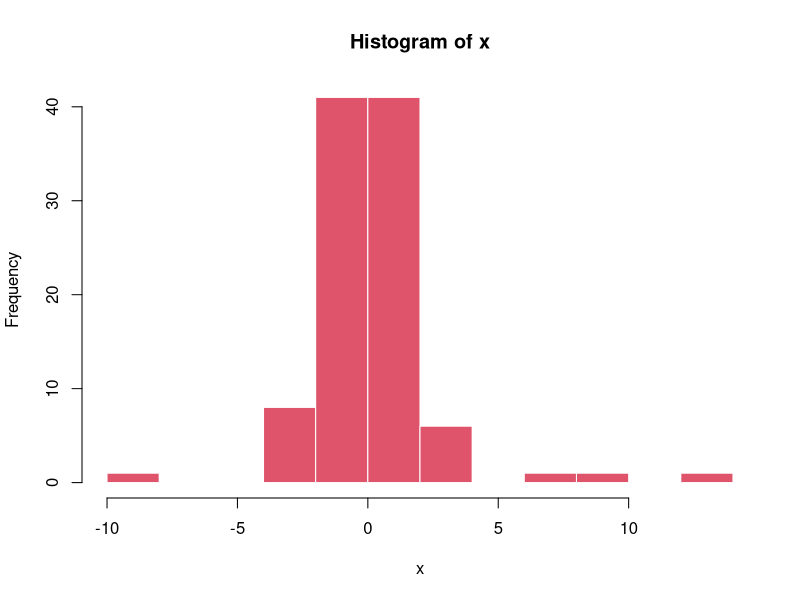
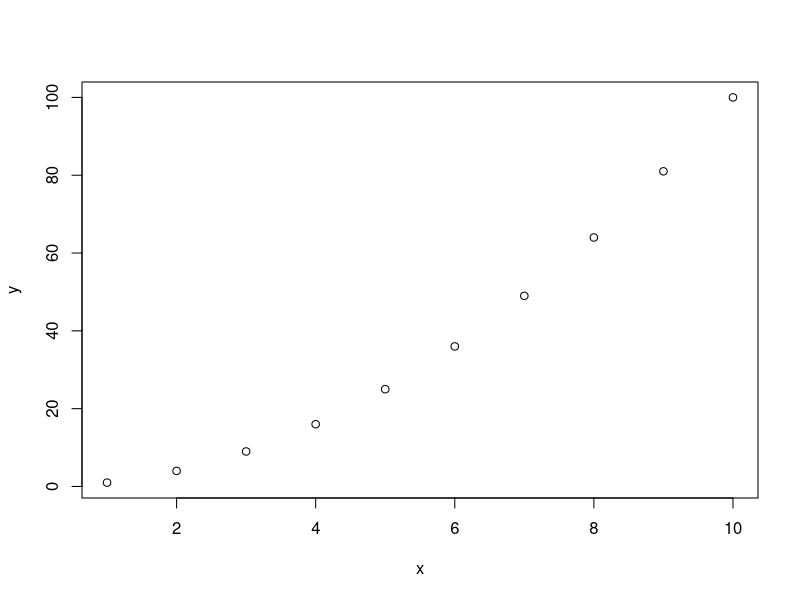
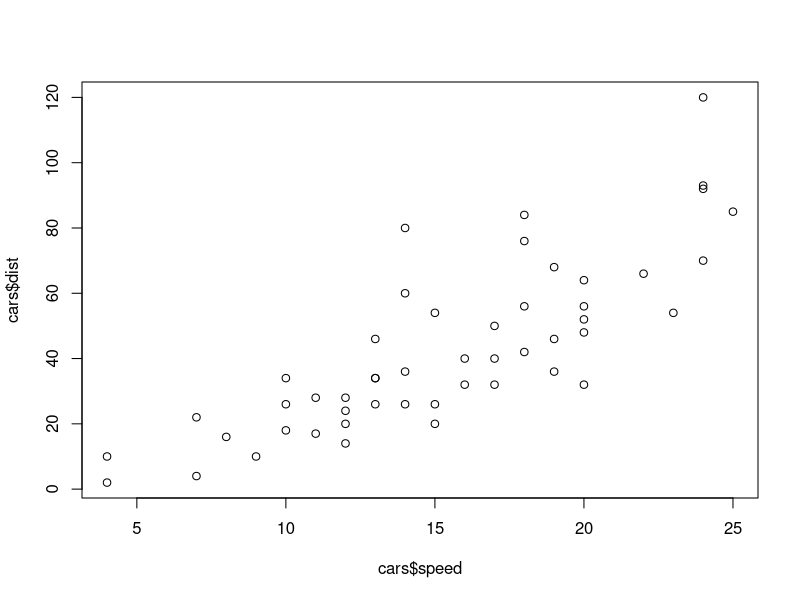
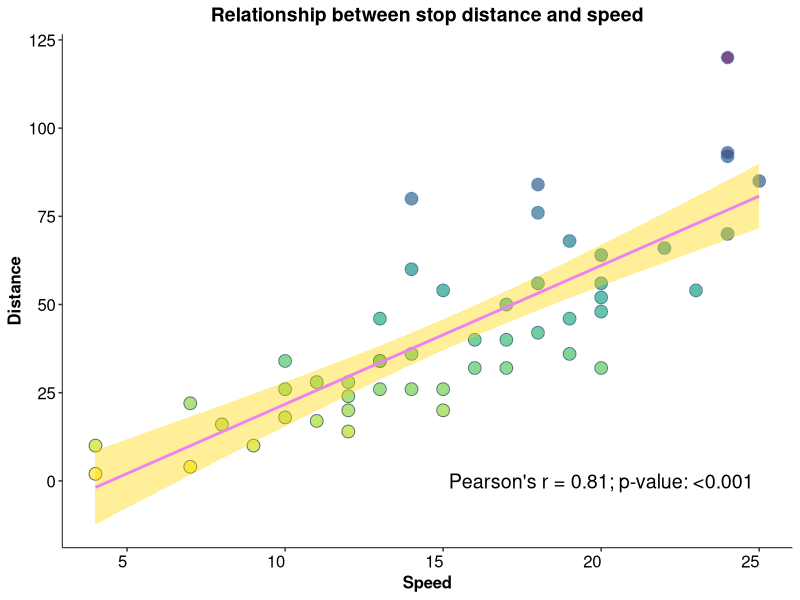
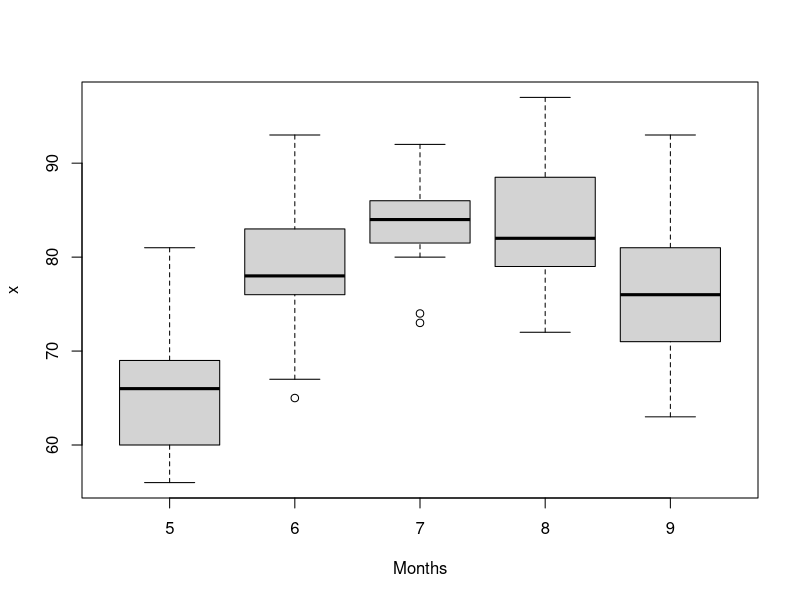
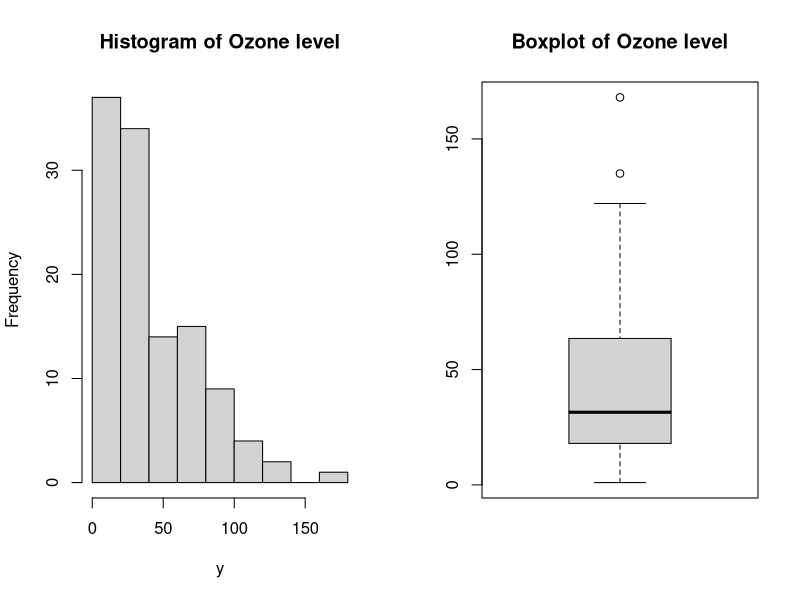
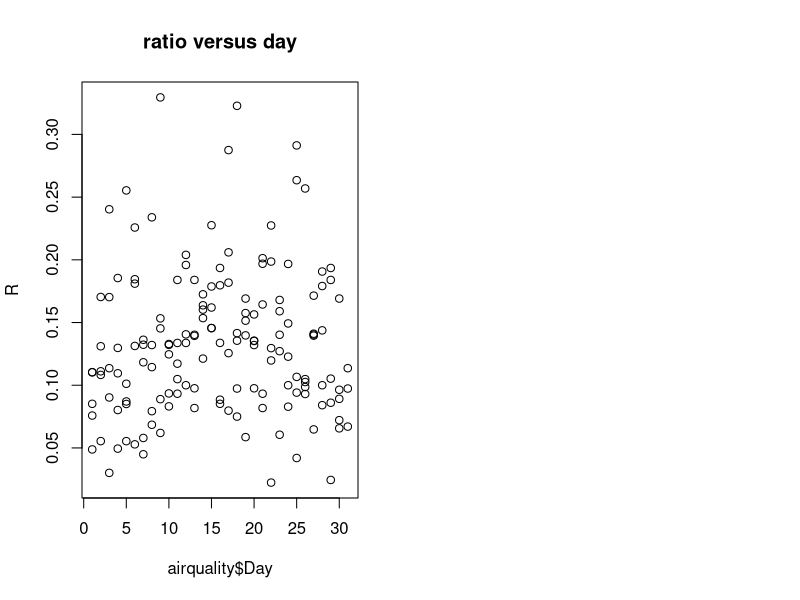
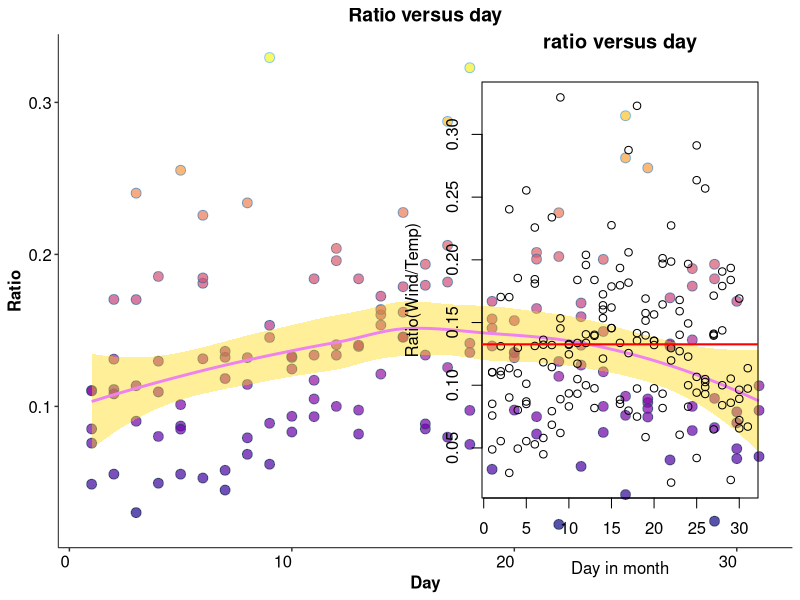

The R script that drew these images, in order:
## ---- chunk 1
htmltools::img(src = "https://www.uhasselt.be/images/logos/2019/UHasselt-standaard.png", 
               alt = 'logo', 
               style = 'position:absolute; top:0; right:0; padding:10px; height:140px; width:auto; max-width:300px;')
## ---- chunk 2
knitr::opts_chunk$set(echo = TRUE, warning = FALSE, message = FALSE)
## ---- chunk 3
library(tidyverse)
library(viridis)
## ---- chunk 4
q1_1 <- rnorm(10, 0, 1)
## ---- chunk 5
# Mean
mean(q1_1)

# Variance
var(q1_1)
## ---- chunk 6
Stat <- c("mean", "var", "median")
Value <- c(mean(q1_1), var(q1_1), median(q1_1))
q1_3 <- data.frame(Stat, Value)

# Print the data frame
print(q1_3)
## ---- chunk 7
q2_1 <- rt(100, 3)
## ---- chunk 8
# Use exact color from the question (which is #df536)
hist(q2_1, xlab = "x", main = "Histogram of x", col = "#df536b", border = "white")
## ---- chunk 9
x <- c(1, 2, 3, 4, 5, 6, 7, 8, 9, 10)
## ---- chunk 10
y <- x^2
## ---- chunk 11
plot(y ~ x)
## ---- chunk 12
# Obtain the data
data("cars")
## ---- chunk 13
cars$speed
## ---- chunk 14
cars$dist
## ---- chunk 15
plot(cars$dist ~ cars$speed)
## ---- chunk 16
cor_dist_speed <- cor.test(cars$dist, cars$speed)
cars %>% ggplot(aes(x = speed, y = dist, fill = dist, color = dist)) +
  geom_point(shape = 21, show.legend = F, size = 4, alpha = 0.7) +
  geom_smooth(fill = "gold", color = "violet", method = "lm") +
# scale_size_continuous(range = c(1, 10)) +
  scale_fill_viridis(option = "D", direction = -1) +
  annotate("text", x = 20, y = 0, 
           label = paste0("Pearson's r"," = ", 
                          round(cor_dist_speed$estimate, 2)[[1]],
                          "; p-value: ", 
                          ifelse(cor_dist_speed$p.value < 0.001, "<0.001", round(cor_dist_speed$p.value, 3))), 
           size = 5) +
  labs(
    x = "Speed",
    y = "Distance",
    title = "Relationship between stop distance and speed"
  ) +
  theme_bw() + 
      theme(
        panel.grid.major = element_blank(),
        panel.grid.minor = element_blank(),
        panel.border = element_blank(),
        axis.line = element_line(size = 0.3),
        axis.text = element_text(size = 12, color = "black", hjust=1),
        axis.title = element_text(face = "bold", size = 12, color = "black"),
        plot.title = element_text(face = "bold", size = 14, color = "black", hjust = 0.5)
    )
  
## ---- chunk 17
x <- cor.test(cars$dist, cars$speed, method = "spearman")
paste0("The Spearman correlation coefficient: ", round(x$estimate[[1]], 2), 
       ", ", "with p-value: ",  ifelse(x$p.value < 0.001, "<0.001", x$p.value))
## ---- chunk 18
sprintf("Minimum: %.2f, Maximum: %.2f, Median: %.2f", min(cars$speed), max(cars$speed), median(cars$speed))
## ---- chunk 19
cars$y = median(cars$dist + 3)*10
sprintf("Mean of y: %.2f", mean(cars$y))
## ---- chunk 20
x <- c(1, 3, 5, 7)
y <- c("one", "three", "five", "seven")
df <- data.frame(x, y)

# Print data frame
df
## ---- chunk 21
df <- tribble(
  ~x, ~y,
  1, "one",
  3, "three",
  5, "five",
  7, "seven"
)

# Print data frame
df
## ---- chunk 22
# Obtain the data
data("airquality")

# Check missing value
sapply(airquality, function(x){sum(is.na(x))})
## ---- chunk 23
sprintf("Number of observation: %.f, and number of variable: %.f", dim(airquality)[1], dim(airquality)[2])
## ---- chunk 24
x <- airquality$Temp
## ---- chunk 25
Month <- airquality$Month
## ---- chunk 26
boxplot(x ~ as.factor(Month), xlab = "Months")
## ---- chunk 27
y <- airquality$Ozone
## ---- chunk 28
w <- c("Mean", "Median", "Minimum", "Maximum", "S.D")
x <- c(mean(airquality$Ozone, na.rm = T), median(airquality$Ozone, na.rm = T),
       min(airquality$Ozone, na.rm = T), max(airquality$Ozone, na.rm = T),
       sd(airquality$Ozone, na.rm = T))

q7_2 <- data.frame(w, x)

# Print data frame
q7_2
## ---- chunk 29
sprintf("There are %.f observations are included in the analysis", sum(!is.na(airquality$Ozone)))
## ---- chunk 30
par(mfrow = c(1, 2))
hist(airquality$Ozone, main = "Histogram of Ozone level", xlab = "y")
boxplot(airquality$Ozone, main = "Boxplot of Ozone level", xlab = NULL)
## ---- chunk 31
airquality$Ratio = airquality$Wind/airquality$Temp
## ---- chunk 32
plot(airquality$Ratio ~ airquality$Day, ylab = "R", main = "ratio versus day")
## ---- chunk 33
airquality %>% ggplot(aes(x = Day, y = Ratio, color = Ratio, fill = Ratio)) +
  geom_point(show.legend = F, shape = 21, size = 3, alpha = 0.7) +
  scale_fill_viridis(option = "C", direction = 1) +
  geom_smooth(show.legend = F, fill = "gold", color = "violet") +
  labs(
    title = "Ratio versus day"
  ) +
  theme_bw() + 
      theme(
        panel.grid.major = element_blank(),
        panel.grid.minor = element_blank(),
        panel.border = element_blank(),
        axis.line = element_line(size =0.3),
        axis.text = element_text(size = 12, color = "black", hjust=1),
        axis.title = element_text(face = "bold", size = 12, color = "black"),
        plot.title = element_text(face = "bold", size = 14, color = "black", hjust = 0.5),
        legend.position = "top"
    )
## ---- chunk 34
plot(airquality$Ratio ~ airquality$Day, 
     ylab = "Ratio(Wind/Temp)",
     xlab = "Day in month",
     main = "ratio versus day")
abline(h = mean(airquality$Ratio), col = "red", lwd = 2)
## ---- chunk 35
airquality %>% ggplot(aes(x = Day, y = Ratio)) +
  geom_point(show.legend = F, shape = 21, size = 3, alpha = 0.7, fill = "#225ea8") +
  scale_fill_viridis(option = "C", direction = 1) +
  geom_hline(yintercept = mean(airquality$Ratio), color = "red", size = 1.5) +
  labs(
    title = "Ratio versus day",
    x = "Day in month",
    y = "Ratio(Wind/Temp)"
  ) +
  theme_bw() + 
      theme(
        panel.grid.major = element_blank(),
        panel.grid.minor = element_blank(),
        panel.border = element_blank(),
        axis.line = element_line(size =0.3),
        axis.text = element_text(size = 12, color = "black", hjust=1),
        axis.title = element_text(face = "bold", size = 12, color = "black"),
        plot.title = element_text(face = "bold", size = 14, color = "black", hjust = 0.5),
        legend.position = "top"
    )
## ---- chunk 36
mat_10_1 <- matrix(nrow = 31, ncol = 1000)

for (i in 1:1000) {
  mat_10_1[, i] <- rbinom(31, 1, 0.5)
}
## ---- chunk 37
mat_mean <- vector(length = 1000)
  
for (i in 1:1000) {
  mat_mean[i] <- mean(mat_10_1[, i])
}
## ---- chunk 38
hist(mat_mean, xlab = "m.x", main = "histogram for the sample mean")
